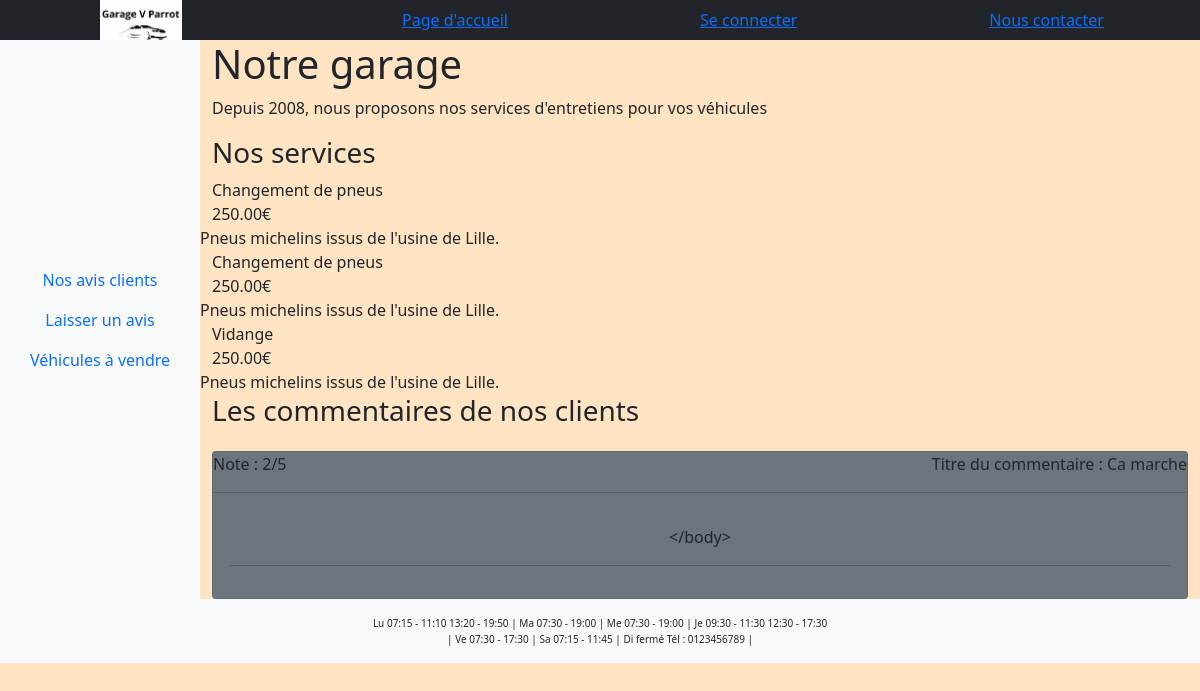
The page / on the database its author committed.
### tables this page shows
CREATE TABLE `servicesandproduct` (
  `name` varchar(75) DEFAULT NULL,
  `prices` decimal(8,2) DEFAULT NULL,
  `options` text DEFAULT NULL,
  `id` int(11) NOT NULL AUTO_INCREMENT,
  PRIMARY KEY (`id`)
);

CREATE TABLE `feedback` (
  `id` int(11) NOT NULL AUTO_INCREMENT,
  `content` text DEFAULT NULL,
  `name` varchar(55) NOT NULL,
  `note` tinyint(1) NOT NULL,
  `status` tinyint(1) DEFAULT NULL,
  PRIMARY KEY (`id`)
);

CREATE TABLE `businesshours` (
  `id` tinyint(1) NOT NULL AUTO_INCREMENT,
  `openingmorning` char(5) DEFAULT NULL,
  `closingmorning` char(5) DEFAULT NULL,
  `secondperiod` tinyint(1) DEFAULT NULL,
  `openingafternoon` char(5) DEFAULT NULL,
  `closingafternoon` char(5) DEFAULT NULL,
  `open` tinyint(1) NOT NULL,
  PRIMARY KEY (`id`)
);

### index.php (called while the page is built)
<?php require_once __DIR__."/view/index.php" ;

### Model/Entity/commonTimeView.php (the view)
<?php
    require_once __DIR__ . '/../config/config.php';
        echo"<div class=small-txt>";
        try {
            $gettable = "SELECT * from businesshours";
            $get = $pdo->prepare($gettable);
            $get->execute();
            function dayAssociationShort($int)
            {
                $days = [
                    1 => 'Lu',
                    2 => 'Ma',
                    3 => 'Me',
                    4 => 'Je',
                    5 => 'Ve',
                    6 => 'Sa',
                    7 => 'Di'
                ];
                return isset($days[$int]) ? $days[$int] : null;
            }
            while ($row = $get->fetch(PDO::FETCH_ASSOC)) {
                $day = dayAssociationShort($row["id"]);
                $break = $row["secondperiod"];
                $open = $row["open"];
                $openAM = $row["openingmorning"];
                $closeAM = $row["closingmorning"];
                $openPM = $row["openingafternoon"];
                $closePM = $row["closingafternoon"];
                $morningHours = $openAM . ' - ' . $closeAM;
                $afternoonHours = $openPM . ' - ' . $closePM;
                if ($open == 0) {
                    if ($break == 0) {
                        echo "$day $morningHours $afternoonHours";
                    } else {
                        echo "$day $morningHours";
                    }
                } else {
                    echo "$day fermé";
                }
                if ($day=="Je" ) {echo "<div class-col-md12>";} else {}
                if ($day=="Di") {
                    echo " Tél : 0123456789 ";
            }echo " | ";}
            echo "</div>";
            echo "</div>";
        } catch (PDOException $e) {
            echo "Error: ";
        }

### View/index.php (shortened to what this page needs)
<!DOCTYPE html>
<html lang="fr-FR">
<head>
    <link href="https://cdn.jsdelivr.net/npm/bootstrap@5.0.2/dist/css/bootstrap.min.css" rel="stylesheet">
    <link rel="stylesheet" href="/garageVparrot/View/common/stylesheets/header.css">
</head>
<body>
<?php require_once __DIR__."/common/header.php"; ?>
<div class="container-fluid">
<div class="row">
    <?php
    require_once __DIR__."/common/sidebar.php"?>
        <div class="col-md-10  col-sm-12">
                <h1>Notre garage</h1>
                <p>Depuis 2008, nous proposons nos services d'entretiens pour vos véhicules</p>
                <div><h3>Nos services</h3> </div>
                <?php require_once __DIR__.'/../Model/Entity/display_public_service.php';?>
                <div><h3>Les commentaires de nos clients</h3></div>
                <?php require_once __DIR__ . '/../Model/Entity/viewReviews.php' ;?>
            </div>
        </div>
    </div>
    </div>
<?php require_once __DIR__ ."/common/footer.php";?>
</body>
</html>
</body>
</html>

### View/common/header.php (shortened to what this page needs)
<header class="no-gutters bg-dark">
    <div class="row d-flex p-0">
    <div class="col-3 bg-dark justify-content-center d-flex pr-0 pl-0 no-gutters">
    <img class="logo-img pr-0 pl-" src="/garageVparrot/public/images/LogoSmall.webp" alt="Logo"></div>
    <div class="col-9 pr-0 pl-0">
    <nav class="navbar navbar-light bg-dark justify-content-center">
        <div class="nav-links ">
            <a href="/garageVparrot/index.php">Page d'accueil</a>
            <?php
            if(isset($_SESSION['username'])) {
            ?>
                <a href="/garageVparrot/profile.php">Modération</a>
                <a href="/garageVparrot/logout.php">Se déconnecter</a>
            <?php
            } else {
            ?>
                <a href="/garageVparrot/login.php">Se connecter</a>
                <a href="/garageVparrot/contact.php">Nous contacter</a>
            <?php
            }
            ?>
        </div>
    </nav>
    </div>
    </div>
</header>

### View/common/sidebar.php (shortened to what this page needs)
<nav class="col-md-2 col-12 bg-light border-right text-center  flex-column justify-content-center" id="sidebar">
    <div class="navbar-nav flex-column text-center">
        <li class="nav-item">
            <a class="nav-link" href="/garageVparrot/reviews.php">Nos avis clients</a>
        </li>
        <li class="nav-item">
            <a class="nav-link" href="/garageVparrot/create_review.php">Laisser un avis</a>
        </li>
        <li class="nav-item">
            <a class="nav-link" href="/garageVparrot/cars.php">Véhicules à vendre</a>
        </li>
    </div>
</nav>

### Model/Entity/display_public_service.php
<?php
require_once __DIR__ ."/../config/config.php";
try {
$statement ="SELECT * from servicesandproduct";
$query=$pdo->prepare($statement);
$query->execute();
$result = $query->fetchAll(PDO::FETCH_ASSOC);
    foreach ($result as $row) {
        $id = $row['id'];
        $name= $row['name'];
        $prices= $row['prices'];
        $options = $row['options'];
        echo '<div class="justify-content-center darker col-md-5">'.$name.'<div class="justify-content darker col-md-5">'.$prices.'€</div></div><div class="row justify-content darker col-md-10 col-sm-12">'.$options.'</div>
        ' ;if (isset($_SESSION["user_role"])) {
        if ($_SESSION["user_role"]==1){ echo '<div class="row col-md-10" ><form action="/garageVparrot/Model/Entity/delete_service.php" method="POST">
            <input type="hidden" name="service_id" value="'.$id.'"/>
            <input type="submit" class="btn btn-warning text-center"
            value="Supprimer le service"></form>
            ';} else{}} else{} }
} catch (PDOException $e) {
    echo "Une erreur technique est survenue";}

### Model/Entity/viewReviews.php (shortened to what this page needs)
<?php
require_once(dirname(__FILE__) . "/../config/config.php");
    try {
        $stmt = 'Select * from feedback where status = 1 ORDER by id DESC';
        $query = $pdo->prepare($stmt);
        $query->execute();
        $result = $query->fetchAll(PDO::FETCH_ASSOC);
        foreach ($result as $row) {
            $name_sanitized = htmlspecialchars($row['name']);
            $note_sanitized = htmlspecialchars($row['note']);
            $content_sanitized = htmlspecialchars($row['content']);
            $pair=2;
            echo '<div class="row">';
            if ($pair % 2 == 0) {
                echo '
                <div class="col-12">
                <div class="card rounded bg-secondary mt-3 d-flex">
                <div class="card-head d-flex"><div class="col-3 d-flex">Note : '.$note_sanitized.'/5</div><div class="col-9 d-flex justify-content-end">Titre du commentaire : '.$name_sanitized.'</div></div> <hr>
                <div class="card-body">
                <div class="row">
                <div class="col-12 d-flex justify-content-center">'.$content_sanitized.'</div></div><hr>';
            }    echo '</div>';
            $pair=$pair+1;}
        } catch (PDOException $e) {
        echo ''. $e->getMessage() .'';
}

### View/common/footer.php (shortened to what this page needs)
<footer class="footer mt-auto py-3 bg-light">
<?php require_once __DIR__."/../../Model/Entity/commonTimeView.php"; ?>
</footer>
</body>
</html>

### View/common/stylesheets/header.css (style rules this page uses)
header { padding: 0; }
.navbar { display: flex; flex-direction: column; align-items: center; }
.logo-img { height: 40px; width: auto; object-fit: contain; }
.nav-links { display: flex; justify-content: space-around; width: 100%; padding: 0 0px; }
.small-txt { font-size: x-small; line-height: 1rem; position: relative; left: 0; bottom: 0; width: 100%; background-color: #f8f9fa; text-align: center; }
@media (min-width: 768px) { #sidebar { height: auto; display: flex; flex-direction: column; justify-content:space-around; align-items:flex; } }
footer { clear: both; }
footer { margin-top: auto; }
body { display: flex; flex-direction: column; height: 90vh; margin: 0; }
footer { flex-shrink: 0; }
html, body, .navbar { height: 100%; }
body { display: flex; flex-direction: column; background-color: bisque; }
.footer { flex-shrink: 0; }

### rows shown on the page
servicesandproduct: name "Changement de pneus", prices "250.00", options "Pneus michelins issus de l'usine de Lille."
servicesandproduct: name "Changement de pneus", prices "250.00", options "Pneus michelins issus de l'usine de Lille."
servicesandproduct: name "Vidange", prices "250.00", options "Pneus michelins issus de l'usine de Lille."
feedback: note "2", name "Ca marche", content "</body>"
businesshours: id "Lu", morningHours "07:15 - 11:10", afternoonHours "13:20 - 19:50"
businesshours: id "Ma", morningHours "07:30 - 19:00"
businesshours: id "Me", morningHours "07:30 - 19:00"
businesshours: id "Je", morningHours "09:30 - 11:30", afternoonHours "12:30 - 17:30"
businesshours: id "Ve", morningHours "07:30 - 17:30"
businesshours: id "Sa", morningHours "07:15 - 11:45"
businesshours: id "Di", shows "Tél : 0123456789"
